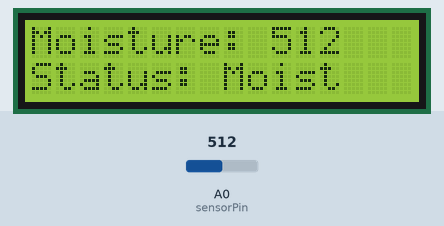
Simulated run of this sketch. Board: Arduino Uno, built with avr-gcc and run on an emulated ATmega328P. Shown: 16×2 character LCD. Inputs (shaded band) come from the test bench; at power-on: A0 (sensorPin) = 512.

Above: at 1.2 s.
1.3 s: A0 (sensorPin) set to 408
At 2.3 s:
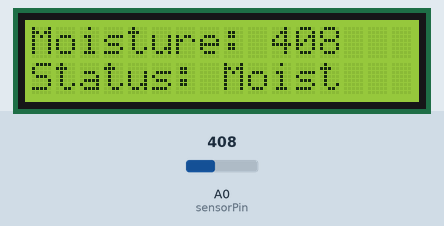
3.1 s: A0 (sensorPin) set to 389
At 4.4 s:
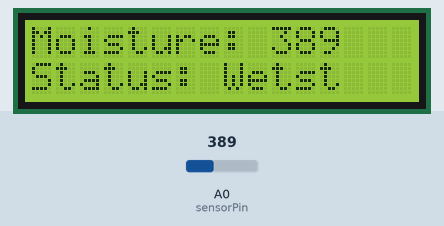
4.7 s: A0 (sensorPin) set to 710
At 5.2 s:
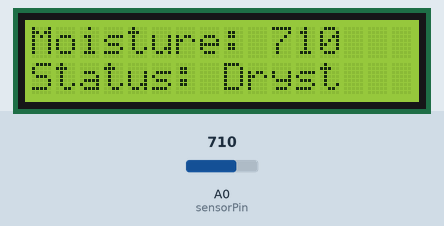
Timing chart, 0 to 7.7 s (numbered marks = the images above; inputs shaded):
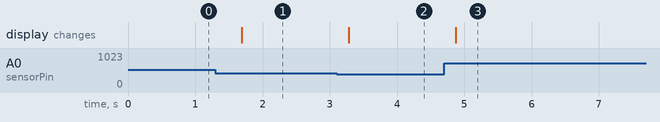

The sketch:

moisture.ino
```cpp
#include <Wire.h>
#include <LiquidCrystal_I2C.h>

LiquidCrystal_I2C lcd(0x27, 16, 2);

int sensorPin = A0;
int moistureValue = 0;

void setup() {
  lcd.init();
  lcd.backlight();
  Serial.begin(9600);
}

void loop() {
  moistureValue = analogRead(sensorPin);

  lcd.setCursor(0, 0);
  lcd.print("Moisture:      ");
  lcd.setCursor(10,0);
  lcd.print(moistureValue);

  lcd.setCursor(0, 1);
  if (moistureValue < 400) {
    lcd.print("Status: Wet");
  }
  else if (moistureValue < 700) {
    lcd.print("Status: Moist");
  }
  else {
    lcd.print("Status: Dry");
  }

  delay(500);
}
```

Measured:
- the behaviour switches between 400 and 399 on A0 (sensorPin) (found by bisection; images 1 and 2)
- after the input at 1.3 s, the display: changes after 0.39 s (image 1)
- after the input at 3.1 s, the display: changes after 0.18 s (image 2)
- after the input at 4.7 s, the display: changes after 0.17 s (image 3)
